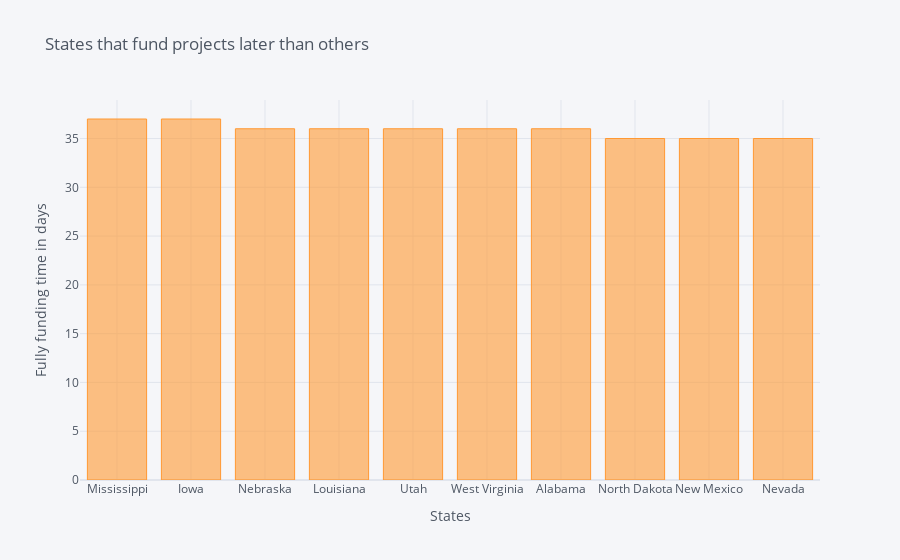

The cell this chart's notebook holds for it:
### Code cell
slow_funding = slow[slow>32].sort_values(ascending=False).head(10)
slow_funding.iplot(kind='bar',xTitle='States',yTitle='Fully funding time in days',
                  title='States that fund projects later than others')

### Figure 1 — Plotly figure (JSON) as saved in the notebook; plotly's stock layout.template omitted (floating-point values rounded to 4 significant figures)
{"data": [{"marker": {"color": "rgba(255, 153, 51, 0.6)", "line": {"color": "rgba(255, 153, 51, 1.0)", "width": 1}}, "name": "Funding Time", "orientation": "v", "text": "", "type": "bar", "x": ["Mississippi", "Iowa", "Nebraska", "Louisiana", "Utah", "West Virginia", "Alabama", "North Dakota", "New Mexico", "Nevada"], "y": [37, 37, 36, 36, 36, 36, 36, 35, 35, 35]}], "layout": {"legend": {"bgcolor": "#F5F6F9", "font": {"color": "#4D5663"}}, "paper_bgcolor": "#F5F6F9", "plot_bgcolor": "#F5F6F9", "title": {"font": {"color": "#4D5663"}, "text": "States that fund projects later than others"}, "xaxis": {"gridcolor": "#E1E5ED", "showgrid": true, "tickfont": {"color": "#4D5663"}, "title": {"font": {"color": "#4D5663"}, "text": "States"}, "zerolinecolor": "#E1E5ED"}, "yaxis": {"gridcolor": "#E1E5ED", "showgrid": true, "tickfont": {"color": "#4D5663"}, "title": {"font": {"color": "#4D5663"}, "text": "Fully funding time in days"}, "zerolinecolor": "#E1E5ED"}}}
